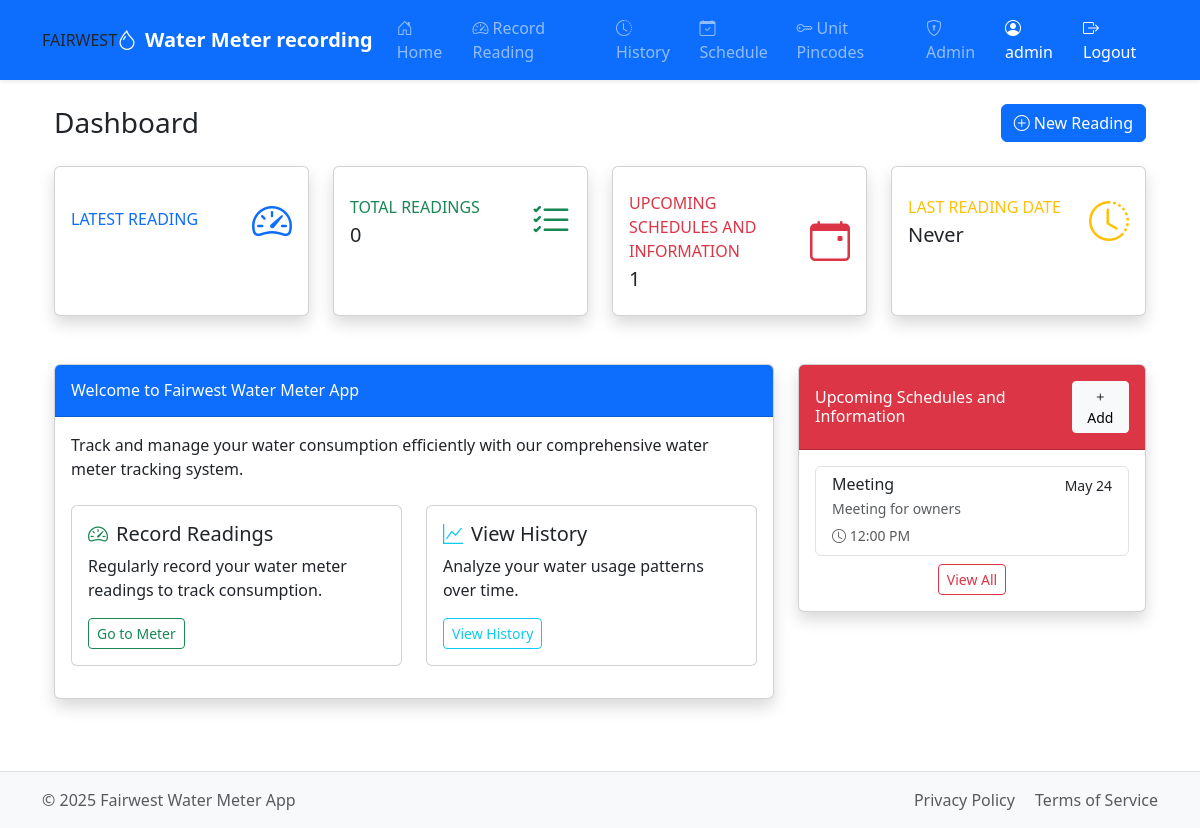
Page / (signed in) on the earlier database version.
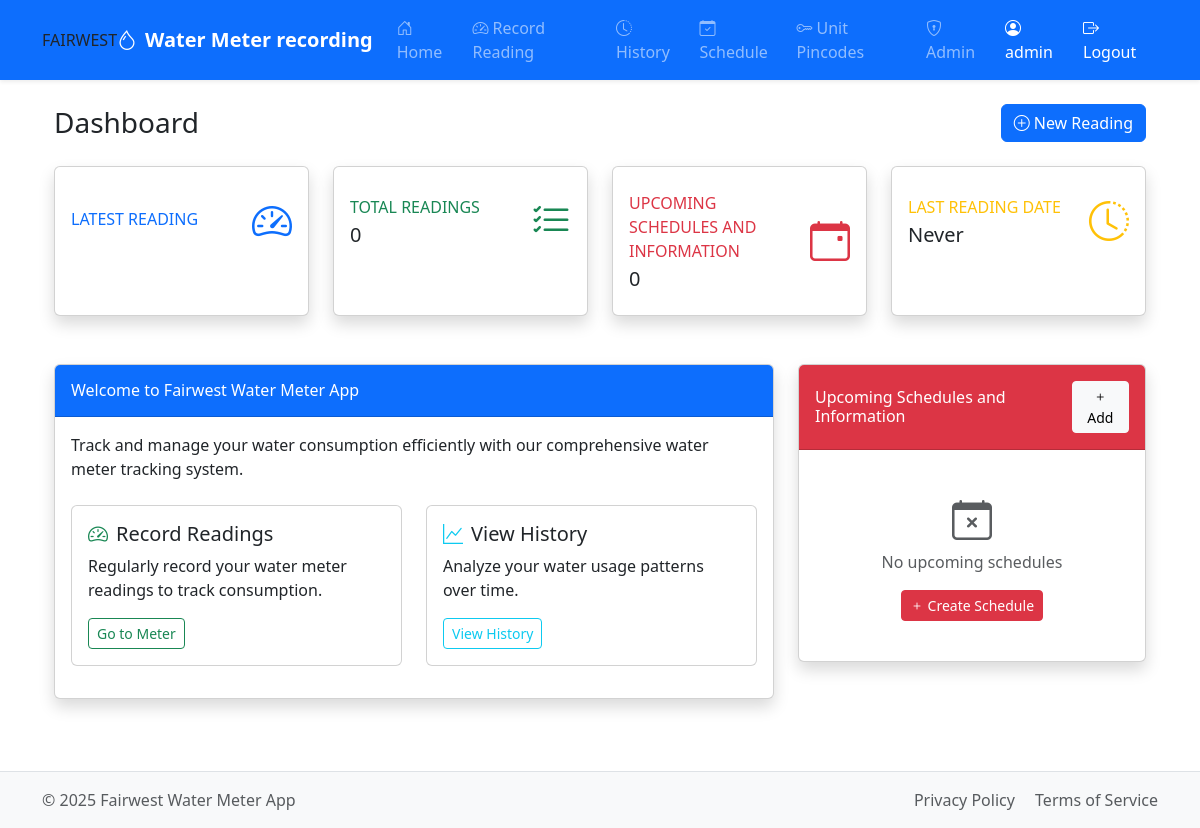
Same page on the later database version.
### tables this page shows
CREATE TABLE schedules (
                id INTEGER PRIMARY KEY AUTOINCREMENT,
                user_id INTEGER NOT NULL,
                title TEXT NOT NULL,
                description TEXT,
                scheduled_date DATETIME NOT NULL,
                is_completed INTEGER DEFAULT 0,
                created_at DATETIME DEFAULT CURRENT_TIMESTAMP,
                FOREIGN KEY (user_id) REFERENCES users (id)
            );

### app.py (the view)
@app.route('/')
def index():
    if 'user_id' not in session:
        return redirect(url_for('login'))
    conn = get_db()
    cursor = conn.cursor()
    user = None
    latest_reading = None
    schedules = []
    readings_count = 0
    upcoming_schedules_count = 0
    try:
        cursor.execute("SELECT * FROM users WHERE id = ?", (session['user_id'],))
        user = dict(cursor.fetchone())
        cursor.execute("""
            SELECT reading, created_at
            FROM meter_readings
            WHERE user_id = ?
            ORDER BY created_at DESC
            LIMIT 1
        """, (session['user_id'],))
        reading_row = cursor.fetchone()
        if reading_row:
            latest_reading = dict(reading_row)
            created_at_utc = datetime.strptime(latest_reading['created_at'], '%Y-%m-%d %H:%M:%S').replace(tzinfo=pytz.utc)
            latest_reading['formatted_date'] = created_at_utc.astimezone(local_tz).strftime('%b %d, %Y %I:%M %p')
        cursor.execute("SELECT COUNT(*) FROM meter_readings WHERE user_id = ?", (session['user_id'],))
        readings_count = cursor.fetchone()[0]
        cursor.execute("""
            SELECT id, title, description, scheduled_date
            FROM schedules
            WHERE is_completed = 0
            AND scheduled_date >= datetime('now')
            ORDER BY scheduled_date ASC
            LIMIT 5
        """)
        schedule_rows = cursor.fetchall()
        for row in schedule_rows:
            schedule = dict(row)
            scheduled_date_utc = datetime.strptime(schedule['scheduled_date'], '%Y-%m-%d %H:%M:%S').replace(tzinfo=pytz.utc)
            schedule['scheduled_date'] = scheduled_date_utc.astimezone(local_tz)
            schedules.append(schedule)
        cursor.execute("""
            SELECT COUNT(*)
            FROM schedules
            WHERE is_completed = 0
            AND scheduled_date >= datetime('now')
        """)
        upcoming_schedules_count = cursor.fetchone()[0]
    except sqlite3.Error as e:
        flash(f"Error fetching data: {e}", 'danger')
    finally:
        close_db(conn)
    return render_template('index.html',
                           user=user,
                           latest_reading=latest_reading,
                           schedules=schedules,
                           readings_count=readings_count,
                           upcoming_schedules_count=upcoming_schedules_count,
                           now=datetime.now(local_tz)) # Use local_tz for 'now' on the dashboard

### app.py (called while the page is built)
@app.after_request
def after_request(response):
    response.headers["Cache-Control"] = "no-cache, no-store, must-revalidate"
    response.headers["Expires"] = 0
    response.headers["Pragma"] = "no-cache"
    return response

def get_db():
    conn = sqlite3.connect("meters.db")
    conn.row_factory = sqlite3.Row  # To access columns by name
    return conn

@app.before_request
def load_user():
    g.user = None
    if 'user_id' in session:
        conn = get_db()
        cursor = conn.cursor()
        try:
            cursor.execute("SELECT username FROM users WHERE id = ?", (session['user_id'],))
            user = cursor.fetchone()
            if user:
                g.user = user['username']
        except sqlite3.Error as e:
            flash(f"Error loading user: {e}", 'danger')
        finally:
            close_db(conn)

@app.context_processor
def inject_now():
    return {'now': datetime.now()}

### templates/index.html (shortened to what the changed rows need)
{% extends "base.html" %}
{% block content %}
<div class="container">
    <div class="d-flex justify-content-between align-items-center mb-4">
        <h1 class="h3 mb-0 text-gray-800">Dashboard</h1>
    </div>
    <div class="row mb-4">
        <div class="col-xl-3 col-md-6 mb-4">
            <div class="card border-left-danger shadow h-100 py-2">
                <div class="card-body">
                    <div class="row no-gutters align-items-center">
                        <div class="col mr-2">
                            <div class="text-xs font-weight-bold text-danger text-uppercase mb-1">
                                Upcoming Schedules and Information</div>
                            <div class="h5 mb-0 font-weight-bold text-gray-800">
                                {{ upcoming_schedules_count }}
                            </div>
                        </div>
                    </div>
                </div>
            </div>
        </div>
    </div>
    <div class="row">
        <div class="col-lg-4 mb-4">
            <div class="card shadow">
                <div class="card-body">
                    {% if schedules %}
                        <div class="list-group">
                            {% for schedule in schedules %}
                                <a href="{{ url_for('schedule') }}" class="list-group-item list-group-item-action">
                                    <div class="d-flex w-100 justify-content-between">
                                        <h6 class="mb-1">{{ schedule.title }}</h6>
                                        <small>
                                            {% if schedule.scheduled_date is string %}
                                                {{ schedule.scheduled_date|format_date('%b %d') }}
                                            {% else %}
                                                {{ schedule.scheduled_date.strftime('%b %d') }}
                                            {% endif %}
                                        </small>
                                    </div>
                                    <p class="mb-1 text-muted small">
                                        {{ schedule.description|truncate(50) if schedule.description else "No description" }}
                                    </p>
                                    <small class="text-muted">
                                        <i class="bi bi-clock"></i>
                                        {% if schedule.scheduled_date is string %}
                                            {{ schedule.scheduled_date|format_date('%I:%M %p') }}
                                        {% else %}
                                            {{ schedule.scheduled_date.strftime('%I:%M %p') }}
                                        {% endif %}
                                    </small>
                                </a>
                            {% endfor %}
                        </div>
                        <div class="text-center mt-2">
                            <a href="{{ url_for('schedule') }}" class="btn btn-sm btn-outline-danger">View All</a>
                        </div>
                    {% else %}
                        <div class="text-center py-4">
                            <i class="bi bi-calendar-x fs-1 text-muted mb-3"></i>
                            <p class="text-muted">No upcoming schedules</p>
                            {% if session.get('is_admin') %}
                            <a href="{{ url_for('schedule') }}" class="btn btn-sm btn-danger">
                                <i class="bi bi-plus"></i> Create Schedule
                            </a>
                            {% endif %}
                        </div>
                    {% endif %}
                </div>
            </div>
        </div>
    </div>
</div>
{% endblock %}

Differences in the rows shown:
removed schedules: title "Meeting", scheduled_date "May 24", description "Meeting for owners", scheduled_date "12:00 PM"
Other differences:
{{ upcoming_schedules_count }}: "1" → "0"
text no longer shown: "View All"
text now shown: "No upcoming schedules Create Schedule"
